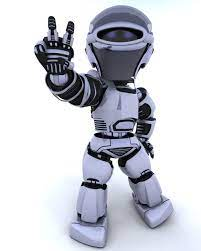
#> input picture codigos_curso_opencv/robo.jpeg, 201 x 251 px, found by its file name
$ python invertendo_uma_imagem.py
#> lines starting #> are read from the running program, lines starting #| are printed output that depends on the picture
import cv2
img = cv2.imread("robo.jpeg")
#> img is the input picture: shape (251, 201, 3); mean B, G, R 211.3, 203.3, 201.4
inverter = cv2.flip(img, 1) # -1 verticalmente
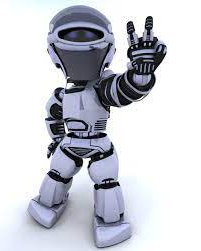
#> inverter: shape (251, 201, 3); mean B, G, R 211.3, 203.3, 201.4
cv2.imshow("Espelhado horizontalmente", inverter)
cv2.waitKey(0)
